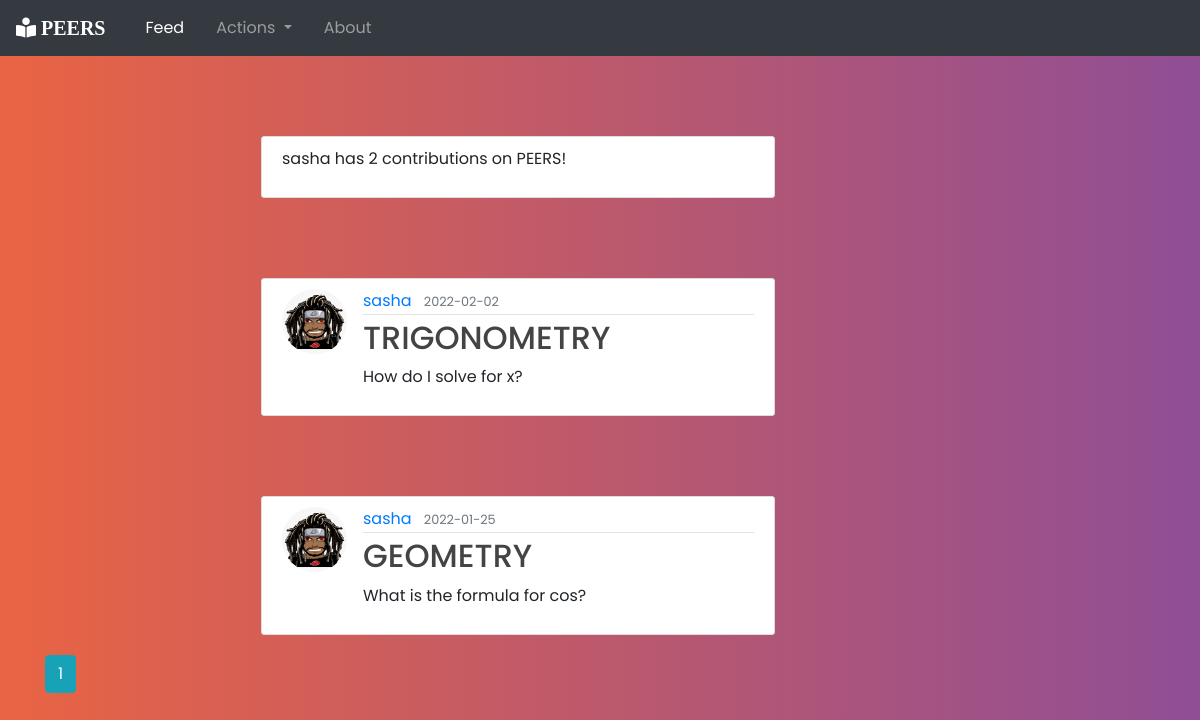
The page /user/sasha on the database its author committed.
### thebuzz/models.py (models this page shows, shortened)
class User(db.Model, UserMixin):
    id = db.Column(db.Integer, primary_key=True)
    username = db.Column(db.String(20), unique=True, nullable=False)
    email = db.Column(db.String(120), unique=True, nullable=False)
    image_file = db.Column(db.String(20), nullable=False, default='default.jpg')
    password = db.Column(db.String(60), nullable=False)
    posts = db.relationship('Post', backref='author', lazy=True)

class Post(db.Model):
    id = db.Column(db.Integer, primary_key=True)
    title = db.Column(db.String(100), nullable=False)
    date_posted = db.Column(db.DateTime, nullable=False, default=datetime.utcnow)
    content = db.Column(db.Text, nullable=False)
    user_id = db.Column(db.Integer, db.ForeignKey('user.id'), nullable=False)

### thebuzz/routes.py (the view)
@app.route("/user/<string:username>")
def user_posts(username):
    page = request.args.get('page', 1, type=int)
    user = User.query.filter_by(username=username).first_or_404()
    posts = Post.query.filter_by(author=user) \
        .order_by(Post.date_posted.desc()) \
        .paginate(page=page, per_page=5)
    return render_template('user_page.html', posts=posts, user=user)

### thebuzz/templates/user_page.html
{% extends "layout.html" %}
{% block content %}
<article class="media content-section">
     <p>{{ user.username }} has {{ posts.total }} contributions on PEERS!</p>
</article>
{% for post in posts.items %}
<article class="media content-section">
    <img class="rounded-circle article-img"
         src="{{ url_for('static', filename='profile_pics/' + post.author.image_file) }}">
    <div class="media-body">
        <div class="article-metadata">
            <a class="mr-2" href="{{ url_for('user_page', username=post.author.username) }}">{{ post.author.username
                }}</a>
            <small class="text-muted">{{ post.date_posted.strftime('%Y-%m-%d') }}</small>
        </div>
        <h2><a class="article-title" href="{{ url_for('post', post_id=post.id) }}">{{ post.title }}</a></h2>
        <p class="article-content">{{ post.content }}</p>
    </div>
</article>
{% endfor %}
{% for page_num in posts.iter_pages(left_edge=1, right_edge=1, left_current=1, right_current=2) %}
{% if page_num %}
{% if posts.page == page_num %}
<a class="btn btn-info mb-4" href="{{ url_for('user_page', username=user.username, page=page_num) }}">{{ page_num
    }}</a>
{% else %}
<a class="btn btn-outline-info mb-4" href="{{ url_for('user_page', username=user.username, page=page_num) }}">{{
    page_num }}</a>
{% endif %}
{% else %}
...
{% endif %}
{% endfor %}
{% endblock content %}

### thebuzz/static/main.css (style rules this page uses)
body { background: #654ea3; background: linear-gradient(to right, #e96443, #904e95); font-family: "Poppins", sans-serif; font-weight: 300 min-height: 150vh; overflow-x: hidden }
h1, h2, h3, h4, h5, h6 { color: #444444; }
.content-section { margin-top: 5rem; margin-left: 13.5rem; background: #ffffff; padding: 10px 20px; border: 1px solid #dddddd; border-radius: 3px; margin-bottom: 20px; }
.article-title { color: #444444; }
.article-content { white-space: pre-line; }
.article-img { height: 65px; width: 65px; margin-right: 16px; }
.article-metadata { padding-bottom: 1px; margin-bottom: 4px; border-bottom: 1px solid #e3e3e3 }

### rows shown on the page
User: username "sasha"
Post: image_file (picture), author.username "sasha", date_posted "2022-02-02", title "TRIGONOMETRY", content "How do I solve for x?"
Post: image_file (picture), author.username "sasha", date_posted "2022-01-25", title "GEOMETRY", content "What is the formula for cos?"

### other values the page prints
{{ posts.total }} "2"
{{ page_num }} "1"
